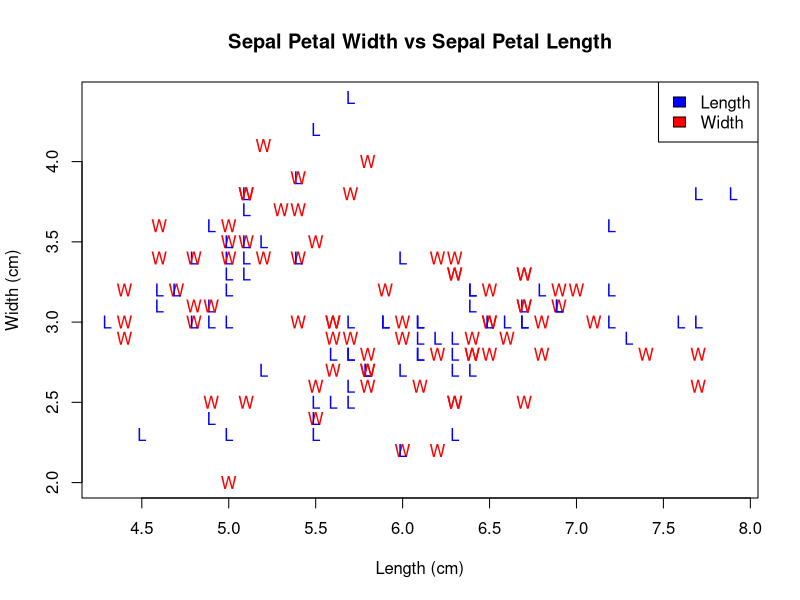

Source code (R):
problem3a <- function(data){
  print("Basic Description:")
  cat(paste("No of Data Points: ",nrow(data),"\n"))
  cat(paste("No of Data Features: ",ncol(data),"\n"))
  cat(paste("No of Response Classes: ",length(levels(data$Species))))
}

problem3b <- function(data){
  limit <- ncol(data)-1
  print("Mean:")
  print(sapply(data[,1:limit],mean))
  print("Median:")
  print(sapply(data[,1:limit],median))
  print("Mode:")
  print(sapply(data[,1:limit],sd))
  print("Minimum:")
  print(sapply(data[,1:limit],min))
  print("Maximum:")
  print(sapply(data[,1:limit],max))
}

problem3c <- function(data){
  plot(data[,1:2],
       pch=c("W","L"),
       col=c("red","blue"),
       main="Sepal Petal Width vs Sepal Petal Length",
       ylab="Width (cm)",
       xlab="Length (cm)",
  )
  legend("topright",
         c("Length","Width"),
         fill=c("blue","red")
  )
}

problem3a(iris)
problem3b(iris)
problem3c(iris)



